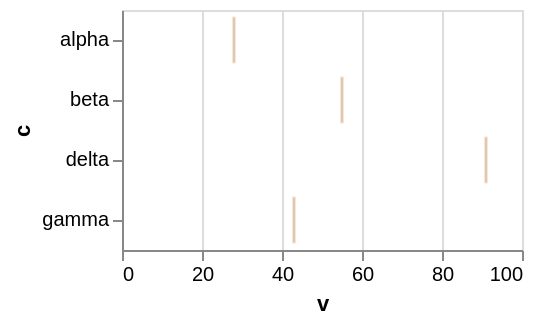

Vega-Lite specification for this chart:
### Vega-Lite specification from a JSON file in a GitHub repository (floating-point values rounded to 4 significant figures)
{"$schema": "https://vega.github.io/schema/vega-lite/v6.json", "width": 200, "height": 120, "data": {"values": [{"c": "alpha", "v": 28, "w": 3, "t": "2024-01-07"}, {"c": "beta", "v": 55, "w": 7, "t": "2024-03-19"}, {"c": "gamma", "v": 43, "w": 5, "t": "2024-06-02"}, {"c": "delta", "v": 91, "w": 9, "t": "2024-09-11"}]}, "mark": "tick", "encoding": {"x": {"field": "v", "type": "quantitative"}, "y": {"field": "c", "type": "nominal"}}, "config": {"tick": {"stroke": "peachpuff"}}}
